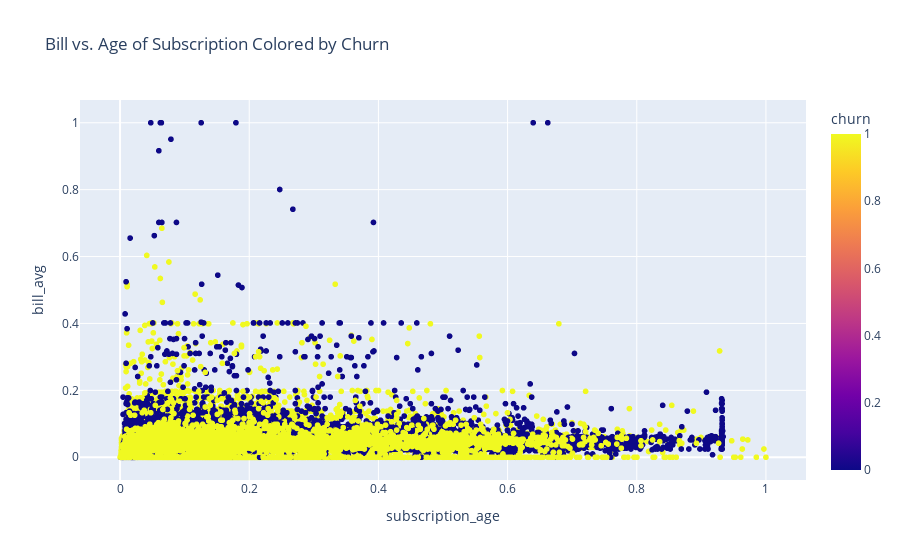

Here is the notebook cell this chart was saved with:
### Code cell
# Scatter of bill vs. age colored by churn
fig = px.scatter(df, x='subscription_age', y='bill_avg', color='churn',
                 title='Bill vs. Age of Subscription Colored by Churn')
fig.show()

### Figure 1 — Plotly figure (JSON) as saved in the notebook; plotly's stock layout.template omitted (floating-point values rounded to 4 significant figures; data arrays with more than 128 entries replaced by an {"elided": "..."} marker saying what was removed)
{"data": [{"hovertemplate": "subscription_age=%{x}<br>bill_avg=%{y}<br>churn=%{marker.color}<extra></extra>", "legendgroup": "", "marker": {"color": {"elided": "72274 int values"}, "coloraxis": "coloraxis", "symbol": "circle"}, "mode": "markers", "name": "", "showlegend": false, "type": "scattergl", "x": {"elided": "72274 float values"}, "xaxis": "x", "y": {"elided": "72274 float values"}, "yaxis": "y"}], "layout": {"coloraxis": {"colorbar": {"title": {"text": "churn"}}, "colorscale": [[0, "#0d0887"], [0.1111, "#46039f"], [0.2222, "#7201a8"], [0.3333, "#9c179e"], [0.4444, "#bd3786"], [0.5556, "#d8576b"], [0.6667, "#ed7953"], [0.7778, "#fb9f3a"], [0.8889, "#fdca26"], [1, "#f0f921"]]}, "legend": {"tracegroupgap": 0}, "title": {"text": "Bill vs. Age of Subscription Colored by Churn"}, "xaxis": {"anchor": "y", "domain": [0, 1], "title": {"text": "subscription_age"}}, "yaxis": {"anchor": "x", "domain": [0, 1], "title": {"text": "bill_avg"}}}}
